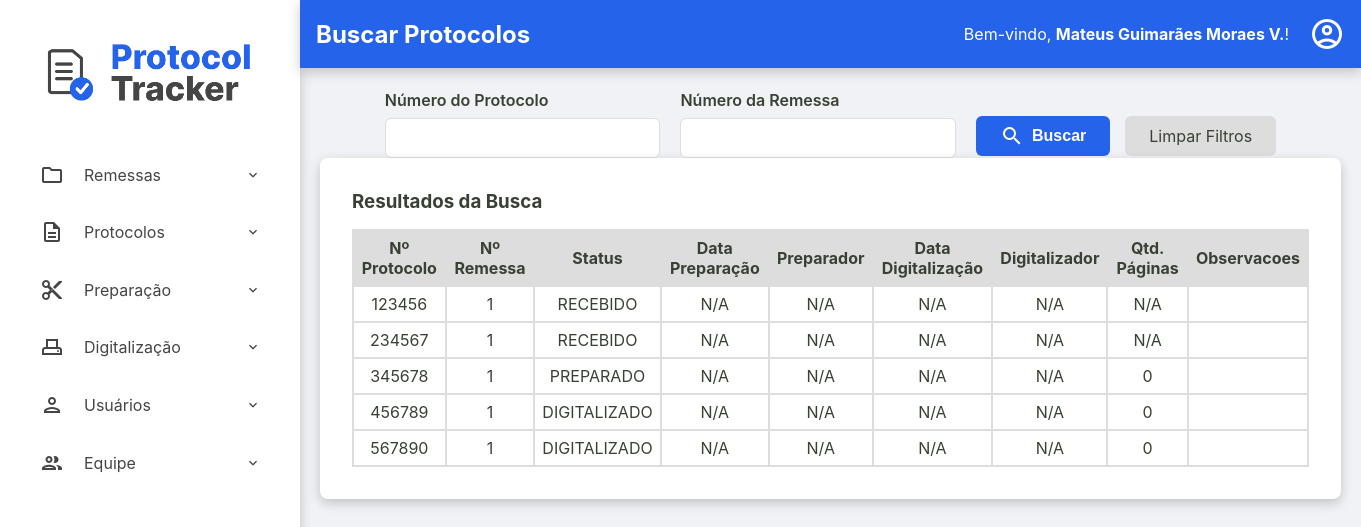
Page /admin/protocolos/buscar-protocolos (signed in) on the earlier database version.
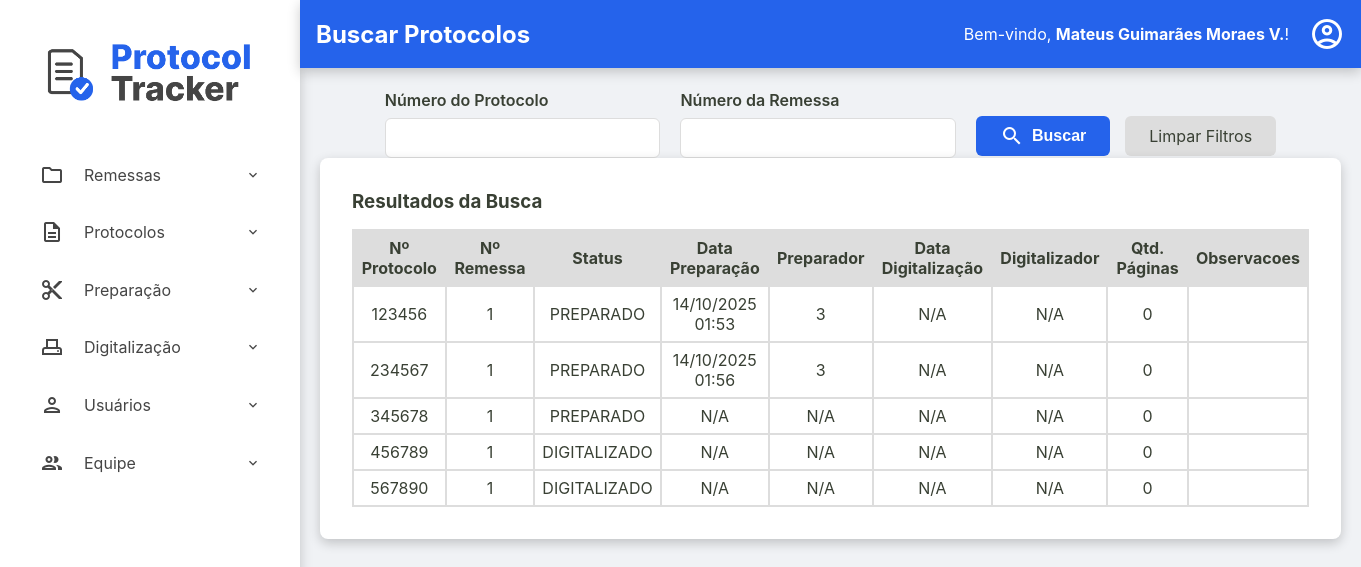
Same page on the later database version.
### tables this page shows
CREATE TABLE usuarios (
    id INTEGER PRIMARY KEY AUTOINCREMENT,
    nome TEXT NOT NULL,
    email TEXT NOT NULL UNIQUE,
    cpf TEXT NOT NULL UNIQUE,
    hash_senha TEXT NOT NULL,
    permissao TEXT NOT NULL,
    data_criacao TEXT NOT NULL DEFAULT CURRENT_TIMESTAMP,
    status INTEGER NOT NULL DEFAULT 1
  );

CREATE TABLE protocolos (
    id TEXT PRIMARY KEY,
    id_remessa TEXT NOT NULL,
    numero_protocolo TEXT NOT NULL UNIQUE,
    data_preparacao TEXT NULL,
    id_preparador INTEGER NULL,
    data_digitalizacao TEXT NULL,
    id_digitalizador INTEGER NULL,
    status TEXT NOT NULL DEFAULT 'RECEBIDO',
    quantidade_paginas INTEGER NULL CHECK (quantidade_paginas >= 0),
    observacoes TEXT NULL,
    FOREIGN KEY (id_remessa) REFERENCES remessas (id),
    FOREIGN KEY (id_preparador) REFERENCES usuarios (id),
    FOREIGN KEY (id_digitalizador) REFERENCES usuarios (id)
  );

CREATE TABLE remessas (
    numero_remessa INTEGER PRIMARY KEY, -- SQLite vai gerenciar o autoincremento aqui
    id TEXT NOT NULL UNIQUE, -- Seu ID de texto continua sendo obrigatório e único
    data_recebimento TEXT NOT NULL,
    data_entrega TEXT NULL,
    status TEXT NOT NULL DEFAULT 'RECEBIDO',
    quantidade_protocolos INTEGER NULL CHECK (quantidade_protocolos >= 0),
    id_administrador INTEGER NOT NULL,
    observacoes TEXT NULL,
    FOREIGN KEY (id_administrador) REFERENCES usuarios (id)
  );

### src/Controller/ProtocoloController.php (called while the page is built, shortened)
<?php
class ProtocoloController
{
    private ?Usuario $usuario_logado = null;
    private ?string $permissao = null;
    public function __construct(
        private ProtocoloRepository $protocoloRepository,
        private ProtocoloService $protocoloService,
        private UsuarioRepository $usuarioRepository
    ) {
        $id_usuario = $_SESSION['usuario_logado_id'] ?? null;
        if ($id_usuario) {
            $this->usuario_logado = $this->usuarioRepository->findById($id_usuario);
        }
        if ($this->usuario_logado) {
            $this->permissao = $this->usuario_logado->getPermissao();
        }
    }
    public function buscarProtocolos()
    {
        try {
            $titulo_da_pagina = "Buscar Protocolos";
            $usuario_logado = $this->usuario_logado;
            $permissao = $this->permissao;
            $numero_protocolo = $_GET['numero_protocolo'] ?? null;
            $numero_remessa = $_GET['numero_remessa'] ?? null;
            $listaProtocolos = $this->protocoloRepository->search($numero_protocolo, $numero_remessa);
            require __DIR__ . '/../../templates/admin/buscar-protocolos.php';
        } catch (Exception $e) {
            $this->home($e->getMessage());
        }
    }
}

### src/Repository/UsuarioRepository.php (called while the page is built, shortened)
<?php
class UsuarioRepository implements UsuarioRepositoryInterface
{
    private PDO $connection;
    public function __construct(PDO $connection)
    {
        $this->connection = $connection;
    }
    public function findById(int $id): ?Usuario
    {
        $sqlQuery = "SELECT * FROM usuarios WHERE id = :id;";
        $stmt = $this->connection->prepare($sqlQuery);
        $stmt->bindValue(':id', $id);
        $stmt->execute();
        $dadosUsuario = $stmt->fetch();
        return Usuario::fromArray($dadosUsuario);
    }
}

### src/Model/Usuario.php (called while the page is built, shortened)
<?php
class Usuario {
    public function getNome(): string { return $this->nome; }
    public static function fromArray(array $array): self
    {
        try {
            $data_criacao = isset($array['data_criacao']) ? new DateTimeImmutable($array['data_criacao']) : null;
        } catch (Exception $e) {
            throw new Exception("Falha ao criar data");
        }
        return new self(
            (int) $array['id'],
            $array['nome'],
            $array['email'],
            $array['cpf'],
            $array['hash_senha'],
            $array['permissao'],
            $data_criacao,
            (bool) $array['status']
        );
    }
}

### src/Controller/Admin/RemessaController.php (called while the page is built, shortened)
<?php
class RemessaController
{
    public function __construct(
        private RemessaRepository $remessaRepository,
        private RemessaService $remessaService,
        private ProtocoloRepository $protocoloRepository,
        private ProtocoloService $protocoloService,
        private UsuarioRepository $usuarioRepository,
        private DashboardService $dashboardService
    ) {
        $id_usuario = $_SESSION['usuario_logado_id'] ?? null;
        if ($id_usuario) {
            $this->usuario_logado = $this->usuarioRepository->findById($id_usuario);
        }
    }
}

### src/Repository/ProtocoloRepository.php (called while the page is built, shortened)
<?php
class ProtocoloRepository implements ProtocoloRepositoryInterface
{
    private PDO $connection;
    public function __construct(PDO $connection)
    {
        $this->connection = $connection;
    }
    public function search(?string $numero_protocolo = null, ?string $numero_remessa = null): array
    {
        $parametros = [];
        $sqlQuery = "SELECT
        p.numero_protocolo AS numero_protocolo,
        r.numero_remessa AS numero_remessa,
        p.status AS status_protocolo,
        p.data_preparacao AS data_preparacao,
        p.id_preparador AS id_preparador,
        p.data_digitalizacao AS data_digitalizacao,
        p.id_digitalizador AS id_digitalizador,
        p.quantidade_paginas AS quantidade_paginas,
        p.observacoes AS observacoes
        FROM protocolos as p
        JOIN remessas as r
        ON p.id_remessa = r.id";
        $sqlQuery .= ' ORDER BY r.numero_remessa, p.numero_protocolo;';
        $stmt = $this->connection->prepare($sqlQuery);
        $stmt->execute($parametros);
        return $stmt->fetchAll();
    }
}

### templates/admin/buscar-protocolos.php (the view)
<?php require __DIR__ . '/../components/_header.php'; ?>
<div class="form-container busca-container">
    <form action="/admin/protocolos/buscar-protocolos" method="get" class="busca-form">
        <div class="form-row">
            <div class="form-group">
                <label for="numero_protocolo">Número do Protocolo</label>
                <input type="text" id="numero_protocolo" name="numero_protocolo" value="<?= htmlspecialchars($_GET['numero_protocolo'] ?? '') ?>">
            </div>
            <div class="form-group">
                <label for="numero_remessa">Número da Remessa</label>
                <input type="text" id="numero_remessa" name="numero_remessa" value="<?= htmlspecialchars($_GET['numero_remessa'] ?? '') ?>">
            </div>
        </div>
        <div class="form-actions">
            <button type="submit" class="btn-buscar">
                <span class="material-icons-outlined">search</span> Buscar
            </button>
            <a href="/admin/protocolos/buscar-protocolos" class="btn-limpar">Limpar Filtros</a>
        </div>
    </form>
</div>
<div class="listagem-container busca-container">
    <h3>Resultados da Busca</h3>
    <table class="protocolos-table datatable-js">
        <thead>
            <tr>
                <th>Nº Protocolo</th>
                <th>Nº Remessa</th>
                <th>Status</th>
                <th>Data Preparação</th>
                <th>Preparador</th>
                <th>Data Digitalização</th>
                <th>Digitalizador</th>
                <th>Qtd. Páginas</th>
                <th>Observacoes</th>
            </tr>
        </thead>
        <tbody>
            <?php foreach ($listaProtocolos as $protocolo): ?>
                <tr>
                    <td><?= htmlspecialchars($protocolo['numero_protocolo']) ?></td>
                    <td><?= htmlspecialchars($protocolo['numero_remessa']) ?></td>
                    <td><?= htmlspecialchars($protocolo['status_protocolo']) ?></td>
                    <td><?= $protocolo['data_preparacao'] ? (new DateTimeImmutable($protocolo['data_preparacao']))->format('d/m/Y H:i') : 'N/A' ?></td>
                    <td><?= htmlspecialchars($protocolo['id_preparador'] ?? 'N/A') ?></td>
                    <td><?= $protocolo['data_digitalizacao'] ? (new DateTimeImmutable($protocolo['data_digitalizacao']))->format('d/m/Y H:i') : 'N/A' ?></td>
                    <td><?= htmlspecialchars($protocolo['id_digitalizador'] ?? 'N/A') ?></td>
                    <td><?= htmlspecialchars($protocolo['quantidade_paginas'] ?? 'N/A') ?></td>
                    <td class="coluna-observacoes" title="<?= htmlspecialchars($protocolo['observacoes'] ?? '') ?>"><?= htmlspecialchars($protocolo['observacoes']) ?? '' ?></td>
                </tr>
            <?php endforeach; ?>
        </tbody>
    </table>
</div>
<?php require __DIR__ . '/../components/_footer.php'; ?>

### public/index.php (shortened to what this page needs)
<?php
try {
    $connection = ConnectionCreatorSqlite::createConnectionSqlite();
    $protocoloRepository = new ProtocoloRepository($connection);
    $remessaRepository = new RemessaRepository($connection);
    $usuarioRepository = new UsuarioRepository($connection);
    $dashboardService = new DashboardService($protocoloRepository, $remessaRepository);
    $protocoloService = new ProtocoloService($protocoloRepository, $remessaRepository, $usuarioRepository);
    $remessaService = new RemessaService($remessaRepository, $usuarioRepository);
    $remessaController = new RemessaController($remessaRepository, $remessaService, $protocoloRepository, $protocoloService, $usuarioRepository, $dashboardService);
    $protocoloController = new ProtocoloController($protocoloRepository, $protocoloService, $usuarioRepository);
    $url = $_SERVER['REQUEST_URI'];
    $url = parse_url($url, PHP_URL_PATH);
    $method = $_SERVER['REQUEST_METHOD'];
    switch ($url) {
        case '/admin/protocolos/buscar-protocolos':
            if($method === 'GET'){
                $protocoloController->buscarProtocolos();
            }
            break;
    }
} catch (Exception $e) {
    http_response_code(500);
    echo "<p>Mensagem do Erro: " . $e->getMessage() . "</p>";
}

### templates/components/_header.php (shortened to what this page needs)
<!DOCTYPE html>
<html lang="pt-br">
<head>
    <link rel="stylesheet" href="/assets/css/style.css">
    <link rel="stylesheet" href="https://cdn.datatables.net/2.0.8/css/dataTables.dataTables.css">
</head>
<body>
    <div class="container-principal">
        <aside class="sidebar">
            <div class="sidebar-logo">
                <a href="/home"><img src="/assets/imgs/ProtocolTrackerLogo.png" alt="Logo Protocol Tracker"></a>
            </div>
            <nav>
                <ul>
                    <?php if ($permissao === 'administrador'): ?>
                        <li class="has-submenu">
                            <a><span class="material-icons-outlined">folder</span> Remessas</a>
                        </li>
                        <li class="has-submenu">
                            <a><span class="material-icons-outlined">description</span> Protocolos</a>
                        </li>
                        <li class="has-submenu">
                            <a><span class="material-icons-outlined">content_cut</span> Preparação</a>
                        </li>
                        <li class="has-submenu">
                            <a><span class="material-icons-outlined">adf_scanner</span> Digitalização</a>
                        </li>
                        <li class="has-submenu">
                            <a><span class="material-icons-outlined">person</span> Usuários</a>
                        </li>
                        <li class="has-submenu">
                            <a><span class="material-icons-outlined">group</span> Equipe</a>
                        </li>
                    <?php endif; ?>
                </ul>
            </nav>
        </aside>
        <div class="div-conteudo-principal">
            <?php require __DIR__ . '/_content-header.php'; ?>
            <main class="conteudo-principal">

### templates/components/_content-header.php (shortened to what this page needs)
<div class="content-header">
    <div class="header-title">
        <h2><?= isset($titulo_da_pagina) ? htmlspecialchars($titulo_da_pagina) : 'Página sem Título' ?></h2>
    </div>
    <div class="logout">
        <?php if (isset($usuario_logado) && $usuario_logado): ?>
            <div class="welcome-message">
                <span>Bem-vindo, <strong><?= htmlspecialchars($usuario_logado->getNome()) ?></strong>!</span>
            </div>
            <div class="dropdown">
                <a href="#" id="user-menu-toggle" class="action-icon" title="Opções do Usuário">
                    <span class="material-icons-outlined">account_circle</span>
                </a>
            </div>
        <?php endif; ?>
    </div>
</div>

### templates/components/_footer.php (shortened to what this page needs)
            </main>
        </div>
    </div>
</body>
</html>

Differences in the rows shown:
changed protocolos (number 1 of 5 on the later page): status "RECEBIDO" → "PREPARADO"; data_preparacao (not shown) → "14/10/2025 01:53"; id_preparador "N/A" → "3"; quantidade_paginas "N/A" → "0"; observacoes empty → empty (drawn); no longer shows "N/A"
changed protocolos (number 2 of 5 on the later page): status "RECEBIDO" → "PREPARADO"; data_preparacao (not shown) → "14/10/2025 01:56"; id_preparador "N/A" → "3"; quantidade_paginas "N/A" → "0"; observacoes empty → empty (drawn); no longer shows "N/A"
